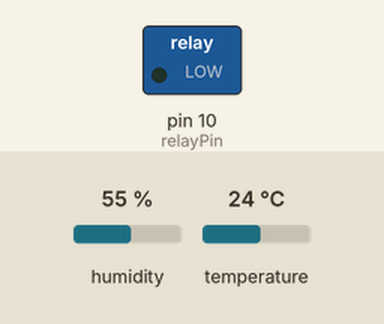
Bench run of a sketch on a simulated Arduino Uno, built with avr-gcc and run on an emulated ATmega328P. Shown: switched loads named in the sketch (green lamp = pin HIGH). The inputs (shaded band) are chosen by the test bench; at power-on: humidity 55 %, temperature 24 °C.

Above: at 2.8 s.
2.9 s: humidity set to 46 %
5.6 s: humidity set to 43 %
At 6.8 s:
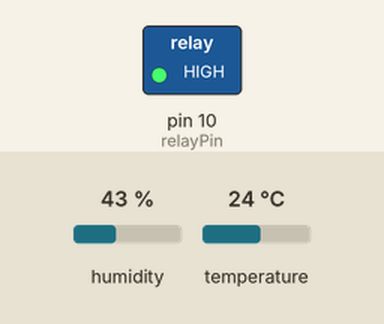
8.3 s: humidity set to 68 %
At 11.3 s:
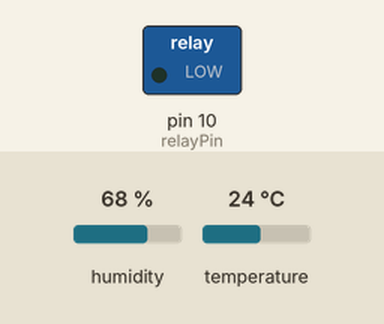
11.6 s: humidity set to 22 %
At 12.7 s:
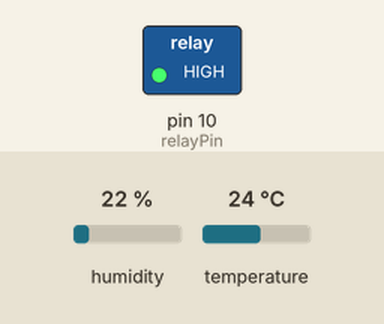
Timing chart, 0 to 14.6 s (numbered marks = the images above; inputs shaded):
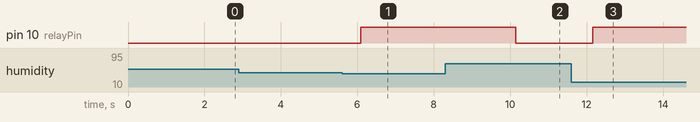

Measured:
- the behaviour switches between 45 and 44 % on humidity (found by bisection; images 0 and 1)
- after the input at 2.9 s, every drawn part: stays the same
- after the input at 5.6 s, pin 10 (relayPin): LOW → HIGH after 0.49 s
- after the input at 8.3 s, pin 10 (relayPin): HIGH → LOW after 1.8 s
- after the input at 11.6 s, pin 10 (relayPin): LOW → HIGH after 0.56 s

The sketch:

Otomatik_Hava_Nemlendirici.ino
```cpp
#include <DHT.h>

#define DHTPIN 2    // DHT11 sensörünün bağlı olduğu pin
#define DHTTYPE DHT11

DHT dht(DHTPIN, DHTTYPE);

const int relayPin = 10;  // Röle pin numarası
const int desiredHumidity = 45;  // Hedef nem oranı

void setup() {
  pinMode(relayPin, OUTPUT);
  dht.begin();
}

void loop() {
  float humidity = dht.readHumidity();

  if (!isnan(humidity)) {
    // Nem
    if (humidity < desiredHumidity) {
      // Hedef nem oranının altındaysa nemlendiriciyi çalıştır
      digitalWrite(relayPin, HIGH);
    } else {
      // Hedef nem oranının üstündeyse nemlendiriciyi kapat
      digitalWrite(relayPin, LOW);
      // Bu işlemleri röle ile yapıyoruz
    }
  } else {
    // Nem okunamazsa hata mesajı gönder
    Serial.println("Nem okunamıyor. Sensör hatası.");
  }

  delay(1000);  // 1 saniye bekle
}

//Kullandığımız hazır piezo kartının üzerindeki tuşu iptal etmeyi unutmayın !!!!!!
```
